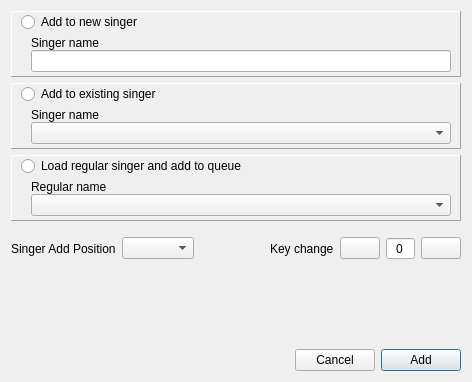
<?xml version="1.0" encoding="UTF-8"?>
<ui version="4.0">
 <class>DlgAddSong</class>
 <widget class="QDialog" name="DlgAddSong">
  <property name="geometry">
   <rect>
    <x>0</x>
    <y>0</y>
    <width>472</width>
    <height>382</height>
   </rect>
  </property>
  <property name="windowTitle">
   <string>Add Song To Queue</string>
  </property>
  <layout class="QVBoxLayout" name="verticalLayout_2">
   <item>
    <widget class="QFrame" name="frame">
     <property name="sizePolicy">
      <sizepolicy hsizetype="Preferred" vsizetype="Minimum">
       <horstretch>0</horstretch>
       <verstretch>0</verstretch>
      </sizepolicy>
     </property>
     <property name="frameShape">
      <enum>QFrame::Panel</enum>
     </property>
     <property name="frameShadow">
      <enum>QFrame::Raised</enum>
     </property>
     <layout class="QVBoxLayout" name="verticalLayout_7">
      <property name="spacing">
       <number>4</number>
      </property>
      <property name="topMargin">
       <number>0</number>
      </property>
      <property name="bottomMargin">
       <number>4</number>
      </property>
      <item>
       <widget class="QRadioButton" name="radioButtonAddSinger">
        <property name="sizePolicy">
         <sizepolicy hsizetype="Minimum" vsizetype="Minimum">
          <horstretch>0</horstretch>
          <verstretch>0</verstretch>
         </sizepolicy>
        </property>
        <property name="text">
         <string>Add to new singer</string>
        </property>
       </widget>
      </item>
      <item>
       <layout class="QHBoxLayout" name="horizontalLayout">
        <item>
         <layout class="QVBoxLayout" name="verticalLayout_3">
          <property name="spacing">
           <number>0</number>
          </property>
          <property name="leftMargin">
           <number>10</number>
          </property>
          <item>
           <widget class="QLabel" name="label">
            <property name="text">
             <string>Singer name</string>
            </property>
           </widget>
          </item>
          <item>
           <widget class="QLineEdit" name="lineEditNewSingerName"/>
          </item>
         </layout>
        </item>
       </layout>
      </item>
     </layout>
    </widget>
   </item>
   <item>
    <widget class="QFrame" name="frame_2">
     <property name="frameShape">
      <enum>QFrame::Panel</enum>
     </property>
     <property name="frameShadow">
      <enum>QFrame::Raised</enum>
     </property>
     <layout class="QVBoxLayout" name="verticalLayout_8">
      <property name="spacing">
       <number>4</number>
      </property>
      <property name="topMargin">
       <number>0</number>
      </property>
      <property name="bottomMargin">
       <number>4</number>
      </property>
      <item>
       <widget class="QRadioButton" name="radioButtonAddToExistingSinger">
        <property name="text">
         <string>Add to existing singer</string>
        </property>
       </widget>
      </item>
      <item>
       <layout class="QHBoxLayout" name="horizontalLayout_2">
        <property name="leftMargin">
         <number>10</number>
        </property>
        <item>
         <layout class="QVBoxLayout" name="verticalLayout">
          <property name="spacing">
           <number>0</number>
          </property>
          <item>
           <widget class="QLabel" name="label_3">
            <property name="text">
             <string>Singer name</string>
            </property>
           </widget>
          </item>
          <item>
           <widget class="QComboBox" name="comboBoxRotSingers">
            <property name="sizePolicy">
             <sizepolicy hsizetype="Expanding" vsizetype="Fixed">
              <horstretch>0</horstretch>
              <verstretch>0</verstretch>
             </sizepolicy>
            </property>
            <property name="minimumSize">
             <size>
              <width>200</width>
              <height>0</height>
             </size>
            </property>
           </widget>
          </item>
         </layout>
        </item>
       </layout>
      </item>
     </layout>
    </widget>
   </item>
   <item>
    <widget class="QFrame" name="frame_3">
     <property name="frameShape">
      <enum>QFrame::Panel</enum>
     </property>
     <property name="frameShadow">
      <enum>QFrame::Raised</enum>
     </property>
     <layout class="QVBoxLayout" name="verticalLayout_10">
      <property name="spacing">
       <number>4</number>
      </property>
      <property name="topMargin">
       <number>0</number>
      </property>
      <property name="bottomMargin">
       <number>4</number>
      </property>
      <item>
       <widget class="QRadioButton" name="radioButtonLoadRegAndAdd">
        <property name="text">
         <string>Load regular singer and add to queue</string>
        </property>
       </widget>
      </item>
      <item>
       <layout class="QHBoxLayout" name="horizontalLayout_4">
        <property name="leftMargin">
         <number>10</number>
        </property>
        <item>
         <layout class="QVBoxLayout" name="verticalLayout_4">
          <property name="spacing">
           <number>0</number>
          </property>
          <item>
           <widget class="QLabel" name="label_5">
            <property name="text">
             <string>Regular name</string>
            </property>
           </widget>
          </item>
          <item>
           <widget class="QComboBox" name="comboBoxRegSingers">
            <property name="sizePolicy">
             <sizepolicy hsizetype="Expanding" vsizetype="Fixed">
              <horstretch>0</horstretch>
              <verstretch>0</verstretch>
             </sizepolicy>
            </property>
           </widget>
          </item>
         </layout>
        </item>
        <item>
         <layout class="QVBoxLayout" name="verticalLayout_9"/>
        </item>
       </layout>
      </item>
     </layout>
    </widget>
   </item>
   <item>
    <layout class="QHBoxLayout" name="horizontalLayout_5">
     <property name="topMargin">
      <number>10</number>
     </property>
     <item>
      <widget class="QLabel" name="label_2">
       <property name="text">
        <string>Singer Add Position</string>
       </property>
      </widget>
     </item>
     <item>
      <widget class="QComboBox" name="comboBoxPosition"/>
     </item>
     <item>
      <spacer name="horizontalSpacer">
       <property name="orientation">
        <enum>Qt::Horizontal</enum>
       </property>
       <property name="sizeHint" stdset="0">
        <size>
         <width>40</width>
         <height>20</height>
        </size>
       </property>
      </spacer>
     </item>
     <item>
      <widget class="QLabel" name="label_6">
       <property name="text">
        <string>Key change</string>
       </property>
      </widget>
     </item>
     <item>
      <widget class="QPushButton" name="pushButtonKeyDown">
       <property name="focusPolicy">
        <enum>Qt::NoFocus</enum>
       </property>
       <property name="text">
        <string/>
       </property>
       <property name="icon">
        <iconset resource="resources.qrc">
         <normaloff>:/theme/Icons/autokjbreeze-dark/actions/22/downindicator.svg</normaloff>:/theme/Icons/autokjbreeze-dark/actions/22/downindicator.svg</iconset>
       </property>
       <property name="iconSize">
        <size>
         <width>26</width>
         <height>26</height>
        </size>
       </property>
      </widget>
     </item>
     <item>
      <widget class="QSpinBox" name="spinBoxKeyChange">
       <property name="frame">
        <bool>true</bool>
       </property>
       <property name="alignment">
        <set>Qt::AlignCenter</set>
       </property>
       <property name="buttonSymbols">
        <enum>QAbstractSpinBox::NoButtons</enum>
       </property>
       <property name="minimum">
        <number>-12</number>
       </property>
       <property name="maximum">
        <number>12</number>
       </property>
      </widget>
     </item>
     <item>
      <widget class="QPushButton" name="pushButtonKeyUp">
       <property name="focusPolicy">
        <enum>Qt::NoFocus</enum>
       </property>
       <property name="text">
        <string/>
       </property>
       <property name="icon">
        <iconset resource="resources.qrc">
         <normaloff>:/theme/Icons/autokjbreeze-dark/actions/22/upindicator.svg</normaloff>:/theme/Icons/autokjbreeze-dark/actions/22/upindicator.svg</iconset>
       </property>
       <property name="iconSize">
        <size>
         <width>26</width>
         <height>26</height>
        </size>
       </property>
      </widget>
     </item>
    </layout>
   </item>
   <item>
    <spacer name="verticalSpacer">
     <property name="orientation">
      <enum>Qt::Vertical</enum>
     </property>
     <property name="sizeHint" stdset="0">
      <size>
       <width>20</width>
       <height>40</height>
      </size>
     </property>
    </spacer>
   </item>
   <item>
    <layout class="QHBoxLayout" name="horizontalLayout_3">
     <item>
      <spacer name="horizontalSpacer_2">
       <property name="orientation">
        <enum>Qt::Horizontal</enum>
       </property>
       <property name="sizeHint" stdset="0">
        <size>
         <width>40</width>
         <height>20</height>
        </size>
       </property>
      </spacer>
     </item>
     <item>
      <widget class="QPushButton" name="pushButtonCancel">
       <property name="focusPolicy">
        <enum>Qt::TabFocus</enum>
       </property>
       <property name="text">
        <string>Cancel</string>
       </property>
       <property name="autoDefault">
        <bool>false</bool>
       </property>
      </widget>
     </item>
     <item>
      <widget class="QPushButton" name="pushButtonAdd">
       <property name="focusPolicy">
        <enum>Qt::TabFocus</enum>
       </property>
       <property name="text">
        <string>Add</string>
       </property>
       <property name="autoDefault">
        <bool>false</bool>
       </property>
       <property name="default">
        <bool>true</bool>
       </property>
      </widget>
     </item>
    </layout>
   </item>
  </layout>
 </widget>
 <resources>
  <include location="resources.qrc"/>
 </resources>
 <connections/>
</ui>
